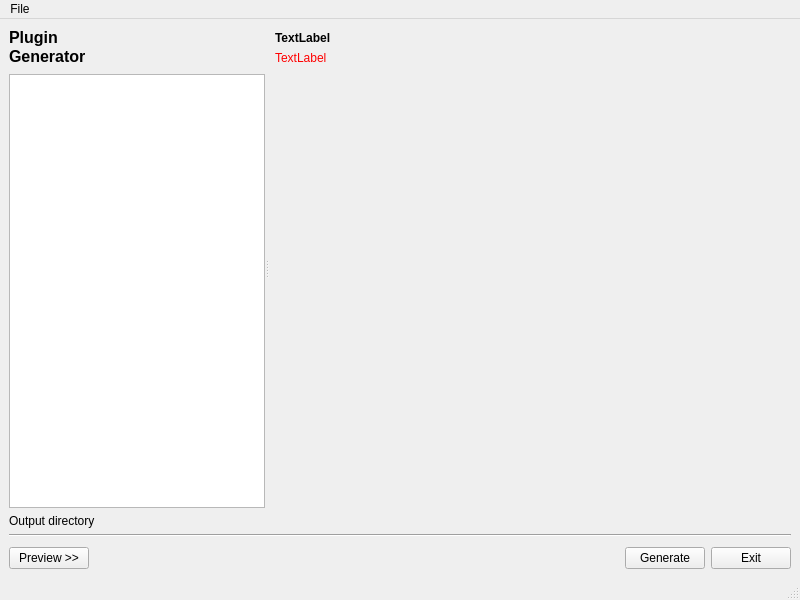
<?xml version="1.0" encoding="UTF-8"?>
<ui version="4.0">
 <class>CGxPluginGeneratorMainWindow</class>
 <widget class="QMainWindow" name="CGxPluginGeneratorMainWindow">
  <property name="geometry">
   <rect>
    <x>0</x>
    <y>0</y>
    <width>800</width>
    <height>600</height>
   </rect>
  </property>
  <property name="windowTitle">
   <string>CTK Plugin Generator</string>
  </property>
  <property name="unifiedTitleAndToolBarOnMac">
   <bool>true</bool>
  </property>
  <widget class="QWidget" name="centralwidget">
   <layout class="QVBoxLayout" name="verticalLayout">
    <item>
     <widget class="QStackedWidget" name="modeStack">
      <property name="sizePolicy">
       <sizepolicy hsizetype="Preferred" vsizetype="Expanding">
        <horstretch>0</horstretch>
        <verstretch>1</verstretch>
       </sizepolicy>
      </property>
      <property name="currentIndex">
       <number>0</number>
      </property>
      <widget class="QWidget" name="editPage">
       <layout class="QVBoxLayout" name="verticalLayout_4">
        <property name="margin">
         <number>0</number>
        </property>
        <item>
         <widget class="QSplitter" name="splitter">
          <property name="orientation">
           <enum>Qt::Horizontal</enum>
          </property>
          <widget class="QWidget" name="widget_5" native="true">
           <layout class="QVBoxLayout" name="verticalLayout_3">
            <property name="margin">
             <number>0</number>
            </property>
            <item>
             <widget class="QLabel" name="uiExtensionListLabel">
              <property name="minimumSize">
               <size>
                <width>0</width>
                <height>40</height>
               </size>
              </property>
              <property name="text">
               <string>&lt;!DOCTYPE HTML PUBLIC &quot;-//W3C//DTD HTML 4.0//EN&quot; &quot;http://www.w3.org/TR/REC-html40/strict.dtd&quot;&gt;
&lt;html&gt;&lt;head&gt;&lt;meta name=&quot;qrichtext&quot; content=&quot;1&quot; /&gt;&lt;style type=&quot;text/css&quot;&gt;
p, li { white-space: pre-wrap; }
&lt;/style&gt;&lt;/head&gt;&lt;body style=&quot; font-family:'Sans'; font-size:10pt; font-weight:400; font-style:normal;&quot;&gt;
&lt;table border=&quot;0&quot; style=&quot;-qt-table-type: root; margin-top:4px; margin-bottom:4px; margin-left:4px; margin-right:4px;&quot;&gt;
&lt;tr&gt;
&lt;td style=&quot;border: none;&quot;&gt;
&lt;p style=&quot; margin-top:0px; margin-bottom:0px; margin-left:0px; margin-right:0px; -qt-block-indent:0; text-indent:0px;&quot;&gt;&lt;span style=&quot; font-size:12pt; font-weight:600;&quot;&gt;Plugin&lt;/span&gt;&lt;/p&gt;
&lt;p style=&quot; margin-top:0px; margin-bottom:0px; margin-left:0px; margin-right:0px; -qt-block-indent:0; text-indent:0px;&quot;&gt;&lt;span style=&quot; font-size:12pt; font-weight:600;&quot;&gt;Generator&lt;/span&gt;&lt;/p&gt;&lt;/td&gt;&lt;/tr&gt;&lt;/table&gt;&lt;/body&gt;&lt;/html&gt;</string>
              </property>
              <property name="alignment">
               <set>Qt::AlignLeading|Qt::AlignLeft|Qt::AlignTop</set>
              </property>
             </widget>
            </item>
            <item>
             <widget class="QListWidget" name="uiExtensionList">
              <property name="sizePolicy">
               <sizepolicy hsizetype="Preferred" vsizetype="Expanding">
                <horstretch>0</horstretch>
                <verstretch>0</verstretch>
               </sizepolicy>
              </property>
              <property name="minimumSize">
               <size>
                <width>200</width>
                <height>0</height>
               </size>
              </property>
             </widget>
            </item>
           </layout>
          </widget>
          <widget class="QWidget" name="widget_4" native="true">
           <property name="sizePolicy">
            <sizepolicy hsizetype="Expanding" vsizetype="Preferred">
             <horstretch>1</horstretch>
             <verstretch>0</verstretch>
            </sizepolicy>
           </property>
           <layout class="QVBoxLayout" name="verticalLayout_2">
            <property name="leftMargin">
             <number>6</number>
            </property>
            <property name="topMargin">
             <number>0</number>
            </property>
            <property name="rightMargin">
             <number>0</number>
            </property>
            <property name="bottomMargin">
             <number>0</number>
            </property>
            <item>
             <widget class="QWidget" name="widget_7" native="true">
              <layout class="QVBoxLayout" name="verticalLayout_8">
               <property name="spacing">
                <number>0</number>
               </property>
               <property name="margin">
                <number>0</number>
               </property>
               <item>
                <widget class="QLabel" name="extensionMsgLabel">
                 <property name="minimumSize">
                  <size>
                   <width>0</width>
                   <height>20</height>
                  </size>
                 </property>
                 <property name="font">
                  <font>
                   <weight>75</weight>
                   <bold>true</bold>
                  </font>
                 </property>
                 <property name="text">
                  <string>TextLabel</string>
                 </property>
                </widget>
               </item>
               <item>
                <widget class="QLabel" name="extensionErrMsgLabel">
                 <property name="minimumSize">
                  <size>
                   <width>0</width>
                   <height>20</height>
                  </size>
                 </property>
                 <property name="palette">
                  <palette>
                   <active>
                    <colorrole role="WindowText">
                     <brush brushstyle="SolidPattern">
                      <color alpha="255">
                       <red>255</red>
                       <green>0</green>
                       <blue>0</blue>
                      </color>
                     </brush>
                    </colorrole>
                   </active>
                   <inactive>
                    <colorrole role="WindowText">
                     <brush brushstyle="SolidPattern">
                      <color alpha="255">
                       <red>255</red>
                       <green>0</green>
                       <blue>0</blue>
                      </color>
                     </brush>
                    </colorrole>
                   </inactive>
                   <disabled>
                    <colorrole role="WindowText">
                     <brush brushstyle="SolidPattern">
                      <color alpha="255">
                       <red>150</red>
                       <green>147</green>
                       <blue>140</blue>
                      </color>
                     </brush>
                    </colorrole>
                   </disabled>
                  </palette>
                 </property>
                 <property name="text">
                  <string>TextLabel</string>
                 </property>
                </widget>
               </item>
              </layout>
             </widget>
            </item>
            <item>
             <widget class="QStackedWidget" name="extensionStack">
              <property name="sizePolicy">
               <sizepolicy hsizetype="Expanding" vsizetype="Preferred">
                <horstretch>1</horstretch>
                <verstretch>0</verstretch>
               </sizepolicy>
              </property>
             </widget>
            </item>
           </layout>
          </widget>
         </widget>
        </item>
       </layout>
      </widget>
      <widget class="QWidget" name="previewPage">
       <property name="layoutDirection">
        <enum>Qt::LeftToRight</enum>
       </property>
       <layout class="QVBoxLayout" name="verticalLayout_5">
        <property name="margin">
         <number>0</number>
        </property>
        <item>
         <widget class="QSplitter" name="splitter_2">
          <property name="orientation">
           <enum>Qt::Horizontal</enum>
          </property>
          <widget class="QWidget" name="widget_2" native="true">
           <layout class="QVBoxLayout" name="verticalLayout_6">
            <property name="margin">
             <number>0</number>
            </property>
            <item>
             <widget class="QLabel" name="previewLabel">
              <property name="minimumSize">
               <size>
                <width>0</width>
                <height>40</height>
               </size>
              </property>
              <property name="text">
               <string>&lt;!DOCTYPE HTML PUBLIC &quot;-//W3C//DTD HTML 4.0//EN&quot; &quot;http://www.w3.org/TR/REC-html40/strict.dtd&quot;&gt;
&lt;html&gt;&lt;head&gt;&lt;meta name=&quot;qrichtext&quot; content=&quot;1&quot; /&gt;&lt;style type=&quot;text/css&quot;&gt;
p, li { white-space: pre-wrap; }
&lt;/style&gt;&lt;/head&gt;&lt;body style=&quot; font-family:'Sans'; font-size:10pt; font-weight:400; font-style:normal;&quot;&gt;
&lt;table border=&quot;0&quot; style=&quot;-qt-table-type: root; margin-top:4px; margin-bottom:4px; margin-left:4px; margin-right:4px;&quot;&gt;
&lt;tr&gt;
&lt;td style=&quot;border: none;&quot;&gt;
&lt;p style=&quot; margin-top:0px; margin-bottom:0px; margin-left:0px; margin-right:0px; -qt-block-indent:0; text-indent:0px;&quot;&gt;&lt;span style=&quot; font-size:12pt; font-weight:600;&quot;&gt;Plugin &lt;/span&gt;&lt;span style=&quot; font-size:12pt; font-weight:600;&quot;&gt;Generator&lt;/span&gt;&lt;/p&gt;
&lt;p style=&quot; margin-top:0px; margin-bottom:0px; margin-left:0px; margin-right:0px; -qt-block-indent:0; text-indent:0px;&quot;&gt;&lt;span style=&quot; font-size:12pt; font-weight:600;&quot;&gt;Preview&lt;/span&gt;&lt;/p&gt;&lt;/td&gt;&lt;/tr&gt;&lt;/table&gt;&lt;/body&gt;&lt;/html&gt;</string>
              </property>
              <property name="alignment">
               <set>Qt::AlignLeading|Qt::AlignLeft|Qt::AlignTop</set>
              </property>
             </widget>
            </item>
            <item>
             <widget class="QTreeView" name="previewTreeView"/>
            </item>
           </layout>
          </widget>
          <widget class="QWidget" name="widget_6" native="true">
           <layout class="QVBoxLayout" name="verticalLayout_7">
            <property name="margin">
             <number>0</number>
            </property>
            <item>
             <widget class="QLabel" name="previewTextLabel">
              <property name="minimumSize">
               <size>
                <width>0</width>
                <height>40</height>
               </size>
              </property>
              <property name="text">
               <string/>
              </property>
              <property name="alignment">
               <set>Qt::AlignBottom|Qt::AlignLeading|Qt::AlignLeft</set>
              </property>
              <property name="wordWrap">
               <bool>true</bool>
              </property>
             </widget>
            </item>
            <item>
             <widget class="QTextEdit" name="previewTextEdit">
              <property name="readOnly">
               <bool>true</bool>
              </property>
             </widget>
            </item>
           </layout>
          </widget>
         </widget>
        </item>
       </layout>
      </widget>
     </widget>
    </item>
    <item>
     <widget class="QWidget" name="widget" native="true">
      <layout class="QHBoxLayout" name="horizontalLayout_3">
       <property name="margin">
        <number>0</number>
       </property>
       <item>
        <widget class="QLabel" name="label">
         <property name="sizePolicy">
          <sizepolicy hsizetype="Preferred" vsizetype="Preferred">
           <horstretch>0</horstretch>
           <verstretch>0</verstretch>
          </sizepolicy>
         </property>
         <property name="text">
          <string>Output directory</string>
         </property>
        </widget>
       </item>
       <item>
        <widget class="ctkDirectoryButton" name="outputDirButton">
         <property name="sizePolicy">
          <sizepolicy hsizetype="Preferred" vsizetype="Preferred">
           <horstretch>1</horstretch>
           <verstretch>0</verstretch>
          </sizepolicy>
         </property>
         <property name="caption">
          <string>Choose output directory</string>
         </property>
         <property name="options">
          <set>ctkDirectoryButton::HideNameFilterDetails</set>
         </property>
        </widget>
       </item>
      </layout>
     </widget>
    </item>
    <item>
     <widget class="Line" name="line">
      <property name="orientation">
       <enum>Qt::Horizontal</enum>
      </property>
     </widget>
    </item>
    <item>
     <spacer name="verticalSpacer">
      <property name="orientation">
       <enum>Qt::Vertical</enum>
      </property>
      <property name="sizeHint" stdset="0">
       <size>
        <width>20</width>
        <height>4</height>
       </size>
      </property>
     </spacer>
    </item>
    <item>
     <widget class="QWidget" name="widget_3" native="true">
      <layout class="QHBoxLayout" name="horizontalLayout">
       <property name="margin">
        <number>0</number>
       </property>
       <item>
        <widget class="QPushButton" name="previewButton">
         <property name="text">
          <string>Preview &gt;&gt;</string>
         </property>
        </widget>
       </item>
       <item>
        <spacer name="horizontalSpacer_2">
         <property name="orientation">
          <enum>Qt::Horizontal</enum>
         </property>
         <property name="sizeHint" stdset="0">
          <size>
           <width>40</width>
           <height>20</height>
          </size>
         </property>
        </spacer>
       </item>
       <item>
        <widget class="QPushButton" name="generateButton">
         <property name="text">
          <string>Generate</string>
         </property>
        </widget>
       </item>
       <item>
        <widget class="QPushButton" name="cancelButton">
         <property name="text">
          <string>Exit</string>
         </property>
        </widget>
       </item>
      </layout>
     </widget>
    </item>
   </layout>
  </widget>
  <widget class="QMenuBar" name="menubar">
   <property name="geometry">
    <rect>
     <x>0</x>
     <y>0</y>
     <width>800</width>
     <height>25</height>
    </rect>
   </property>
   <widget class="QMenu" name="menuFile">
    <property name="title">
     <string>File</string>
    </property>
    <addaction name="actionOptions"/>
    <addaction name="separator"/>
    <addaction name="actionExit"/>
   </widget>
   <addaction name="menuFile"/>
  </widget>
  <widget class="QStatusBar" name="statusbar"/>
  <action name="actionExit">
   <property name="text">
    <string>Exit</string>
   </property>
   <property name="shortcut">
    <string>Ctrl+Q</string>
   </property>
  </action>
  <action name="actionOptions">
   <property name="text">
    <string>Options...</string>
   </property>
  </action>
 </widget>
 <customwidgets>
  <customwidget>
   <class>ctkDirectoryButton</class>
   <extends>QWidget</extends>
   <header>ctkDirectoryButton.h</header>
  </customwidget>
 </customwidgets>
 <resources/>
 <connections>
  <connection>
   <sender>actionExit</sender>
   <signal>triggered()</signal>
   <receiver>cancelButton</receiver>
   <slot>click()</slot>
   <hints>
    <hint type="sourcelabel">
     <x>-1</x>
     <y>-1</y>
    </hint>
    <hint type="destinationlabel">
     <x>748</x>
     <y>555</y>
    </hint>
   </hints>
  </connection>
 </connections>
</ui>
